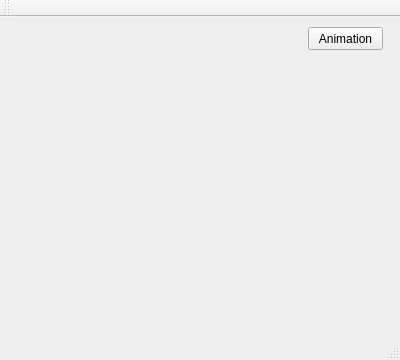
<?xml version="1.0" encoding="UTF-8"?>
<ui version="4.0">
 <class>QtDXSampleClass</class>
 <widget class="QMainWindow" name="QtDXSampleClass">
  <property name="geometry">
   <rect>
    <x>0</x>
    <y>0</y>
    <width>400</width>
    <height>360</height>
   </rect>
  </property>
  <property name="windowTitle">
   <string>QtDXSample</string>
  </property>
  <widget class="QWidget" name="centralWidget">
   <widget class="QPushButton" name="pushButton">
    <property name="geometry">
     <rect>
      <x>308</x>
      <y>10</y>
      <width>75</width>
      <height>23</height>
     </rect>
    </property>
    <property name="autoFillBackground">
     <bool>false</bool>
    </property>
    <property name="text">
     <string>Animation</string>
    </property>
    <property name="checkable">
     <bool>true</bool>
    </property>
   </widget>
  </widget>
  <widget class="QMenuBar" name="menuBar">
   <property name="geometry">
    <rect>
     <x>0</x>
     <y>0</y>
     <width>400</width>
     <height>24</height>
    </rect>
   </property>
  </widget>
  <widget class="QToolBar" name="mainToolBar">
   <attribute name="toolBarArea">
    <enum>TopToolBarArea</enum>
   </attribute>
   <attribute name="toolBarBreak">
    <bool>false</bool>
   </attribute>
  </widget>
  <widget class="QStatusBar" name="statusBar"/>
 </widget>
 <layoutdefault spacing="6" margin="11"/>
 <resources>
  <include location="qtdxsample.qrc"/>
 </resources>
 <connections>
  <connection>
   <sender>pushButton</sender>
   <signal>toggled(bool)</signal>
   <receiver>QtDXSampleClass</receiver>
   <slot>toggleAnimation(bool)</slot>
   <hints>
    <hint type="sourcelabel">
     <x>527</x>
     <y>57</y>
    </hint>
    <hint type="destinationlabel">
     <x>319</x>
     <y>239</y>
    </hint>
   </hints>
  </connection>
 </connections>
 <slots>
  <slot>repaintCanvas()</slot>
  <slot>toggleAnimation(bool)</slot>
 </slots>
</ui>
